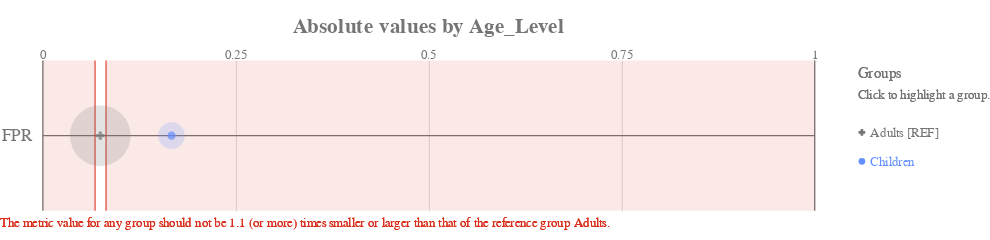

Here is the notebook cell this chart was saved with:
### Code cell
ap.absolute(bdf, metrics, 'Age_Level', fairness_threshold = disparity_tolerance)

### Figure 1 — Vega-Lite specification as saved in the notebook (floating-point values rounded to 4 significant figures)
{"config": {"view": {"continuousWidth": 400, "continuousHeight": 300, "strokeWidth": 0}, "axisLeft": {"labelColor": "rgb(117,117,117)", "labelFont": "Arial", "labelFontSize": 16}, "title": {"align": "center", "baseline": "middle", "color": "rgb(117,117,117)", "font": "Arial", "fontSize": 20, "fontWeight": "bold"}}, "layer": [{"data": {"name": "data-b71d65f846bc74ae5caddb3a096fb136"}, "mark": {"type": "rule", "stroke": "rgb(117,117,117)", "strokeWidth": 1.25, "tooltip": ""}, "encoding": {"x": {"type": "quantitative", "field": "start", "scale": {"domain": [0, 1], "range": [40.0, 760.0]}}, "x2": {"field": "end"}, "y": {"type": "nominal", "axis": {"domain": false, "labelAngle": 0, "labelPadding": -30, "orient": "left", "ticks": false, "title": ""}, "field": "y_position", "scale": {"domain": ["FPR"], "range": [17.5, 157.5]}}}}, {"data": {"name": "data-6cfe259518f6c7b358d8f836a73e6b7f"}, "mark": {"type": "rule", "stroke": "rgb(117,117,117)", "strokeWidth": 1.25, "tooltip": ""}, "encoding": {"x": {"type": "quantitative", "field": "x_position", "scale": {"domain": [0, 1], "range": [40.0, 760.0]}}, "y": {"value": 17.5}, "y2": {"value": 157.5}}}, {"data": {"name": "data-60ed1133fa688d151d36705a369482e0"}, "mark": {"type": "text", "align": "center", "color": "rgb(117,117,117)", "font": "Arial", "fontSize": 12, "fontWeight": "normal", "tooltip": ""}, "encoding": {"text": {"type": "nominal", "field": "value"}, "x": {"type": "quantitative", "field": "value", "scale": {"domain": [0, 1], "range": [40.0, 760.0]}}, "y": {"value": 12.25}}}, {"layer": [{"mark": {"type": "rect", "opacity": 0.8, "stroke": "rgb(217, 46, 28)", "strokeWidth": 1.25, "tooltip": ""}, "encoding": {"x": {"type": "quantitative", "field": "lower_threshold_value", "scale": {"domain": [0, 1], "range": [40.0, 760.0]}}, "x2": {"field": "lower_threshold_value"}, "y": {"type": "nominal", "axis": {"domain": false, "grid": false, "labels": false, "ticks": false, "title": " "}, "field": "metric", "scale": {"domain": ["FPR"], "range": [17.5, 157.5]}}}}, {"mark": {"type": "rect", "opacity": 0.8, "stroke": "rgb(217, 46, 28)", "strokeWidth": 1.25, "tooltip": ""}, "encoding": {"x": {"type": "quantitative", "field": "upper_threshold_value", "scale": {"domain": [0, 1], "range": [40.0, 760.0]}}, "x2": {"field": "upper_threshold_value"}, "y": {"type": "nominal", "axis": {"domain": false, "grid": false, "labels": false, "ticks": false, "title": " "}, "field": "metric", "scale": {"domain": ["FPR"], "range": [17.5, 157.5]}}}}, {"layer": [{"mark": {"type": "rect", "fill": "rgb(217, 46, 28)", "opacity": 0.1, "tooltip": ""}, "encoding": {"x": {"type": "quantitative", "field": "lower_threshold_value", "scale": {"domain": [0, 1], "range": [40.0, 760.0]}}, "x2": {"field": "lower_end"}, "y": {"type": "nominal", "axis": {"domain": false, "grid": false, "labels": false, "ticks": false, "title": " "}, "field": "metric", "scale": {"domain": ["FPR"], "range": [17.5, 157.5]}}}}, {"mark": {"type": "rect", "fill": "rgb(217, 46, 28)", "opacity": 0.1, "tooltip": ""}, "encoding": {"x": {"type": "quantitative", "field": "upper_threshold_value", "scale": {"domain": [0, 1], "range": [40.0, 760.0]}}, "x2": {"field": "upper_end"}, "y": {"type": "nominal", "axis": {"domain": false, "grid": false, "labels": false, "ticks": false, "title": " "}, "field": "metric", "scale": {"domain": ["FPR"], "range": [17.5, 157.5]}}}}]}, {"data": {"name": "data-79dd248bdaa0ea02c535240e8ad022c8"}, "mark": {"type": "text", "align": "left", "baseline": "top", "fill": "rgb(217, 46, 28)", "font": "Arial", "fontSize": 12, "fontWeight": "normal", "tooltip": ""}, "encoding": {"text": {"value": "The metric value for any group should not be 1.1 (or more) times smaller or larger than that of the reference group Adults."}, "x": {"value": 0}, "y": {"value": 163.3}}}], "data": {"name": "data-861b70f66e3c5a3c690022fff5c96252"}}, {"layer": [{"mark": "circle"}, {"data": {"name": "data-e431c55e6c3e08b6cfd69a413db35a12"}, "mark": {"type": "circle", "opacity": 0.2}, "encoding": {"color": {"condition": {"type": "nominal", "field": "attribute_value", "legend": null, "scale": {"domain": ["Adults", "Children"], "range": ["rgb(117,117,117)", "rgb(100, 143, 255)", "rgb(254, 97, 0)", "rgb(220, 38, 127)", "rgb(255, 176, 0)", "rgb(120, 94, 240)"]}, "selection": "selector021"}, "value": "rgb(224,224,224)"}, "size": {"type": "quantitative", "field": "group_size", "legend": null, "scale": {"domain": [0, 224.4], "range": [0, 3848.0]}}, "tooltip": [{"type": "nominal", "field": "attribute_value", "title": "Group"}, {"type": "nominal", "field": "tooltip_group_size", "title": "Group Size"}, {"type": "nominal", "field": "tooltip_disparity_explanation_fpr", "title": "Disparity"}, {"type": "quantitative", "field": "fpr", "format": ".2f", "title": "FPR"}], "x": {"type": "quantitative", "axis": {"domain": false, "labels": false, "ticks": false, "title": null, "values": [0.25, 0.5, 0.75]}, "field": "fpr", "scale": {"domain": [0, 1], "range": [40.0, 760.0]}}, "y": {"type": "nominal", "axis": {"domain": false, "grid": false, "labels": false, "ticks": false, "title": " "}, "field": "metric_variable", "scale": {"domain": ["FPR"], "range": [17.5, 157.5]}}}, "selection": {"selector023": {"type": "multi", "empty": "all", "fields": ["attribute_value"]}}, "transform": [{"calculate": "'FPR'", "as": "metric_variable"}]}, {"layer": [{"mark": "point"}, {"data": {"name": "data-e431c55e6c3e08b6cfd69a413db35a12"}, "mark": {"type": "point", "filled": true, "size": 60}, "encoding": {"color": {"condition": {"type": "nominal", "field": "attribute_value", "legend": null, "scale": {"domain": ["Adults", "Children"], "range": ["rgb(117,117,117)", "rgb(100, 143, 255)", "rgb(254, 97, 0)", "rgb(220, 38, 127)", "rgb(255, 176, 0)", "rgb(120, 94, 240)"]}, "selection": "selector021"}, "value": "rgb(224,224,224)"}, "shape": {"type": "nominal", "field": "attribute_value", "legend": null, "scale": {"domain": ["Adults", "Children"], "range": ["cross", "circle"]}}, "tooltip": [{"type": "nominal", "field": "attribute_value", "title": "Group"}, {"type": "nominal", "field": "tooltip_group_size", "title": "Group Size"}, {"type": "nominal", "field": "tooltip_disparity_explanation_fpr", "title": "Disparity"}, {"type": "quantitative", "field": "fpr", "format": ".2f", "title": "FPR"}], "x": {"type": "quantitative", "axis": {"domain": false, "labels": false, "ticks": false, "title": null, "values": [0.25, 0.5, 0.75]}, "field": "fpr", "scale": {"domain": [0, 1], "range": [40.0, 760.0]}}, "y": {"type": "nominal", "axis": {"domain": false, "grid": false, "labels": false, "ticks": false, "title": " "}, "field": "metric_variable", "scale": {"domain": ["FPR"], "range": [17.5, 157.5]}}}, "selection": {"selector022": {"type": "multi", "empty": "all", "fields": ["attribute_value"]}}, "transform": [{"calculate": "'FPR'", "as": "metric_variable"}]}]}]}, {"layer": [{"mark": {"type": "point", "filled": true, "opacity": 1, "size": 39.48}, "encoding": {"color": {"condition": {"type": "nominal", "field": "attribute_value", "legend": null, "scale": {"domain": ["Adults", "Children"], "range": ["rgb(117,117,117)", "rgb(100, 143, 255)", "rgb(254, 97, 0)", "rgb(220, 38, 127)", "rgb(255, 176, 0)", "rgb(120, 94, 240)"]}, "selection": "selector021"}, "value": "rgb(224,224,224)"}, "shape": {"type": "nominal", "field": "attribute_value", "legend": null, "scale": {"domain": ["Adults", "Children"], "range": ["cross", "circle"]}}, "x": {"value": 804}, "y": {"type": "nominal", "axis": {"domain": false, "grid": false, "labels": false, "ticks": false, "title": " "}, "field": "attribute_value", "scale": {"domain": ["Adults", "Children"], "range": [71, 125]}}}, "selection": {"selector021": {"type": "multi", "empty": "all", "fields": ["attribute_value"]}}}, {"mark": {"type": "text", "align": "left", "baseline": "middle", "font": "Arial", "fontSize": 12, "fontWeight": "normal"}, "encoding": {"color": {"condition": {"type": "nominal", "field": "attribute_value", "legend": null, "scale": {"domain": ["Adults", "Children"], "range": ["rgb(117,117,117)", "rgb(100, 143, 255)", "rgb(254, 97, 0)", "rgb(220, 38, 127)", "rgb(255, 176, 0)", "rgb(120, 94, 240)"]}, "selection": "selector021"}, "value": "rgb(224,224,224)"}, "text": {"type": "nominal", "field": "label"}, "x": {"value": 812}, "y": {"type": "nominal", "axis": {"domain": false, "grid": false, "labels": false, "ticks": false, "title": " "}, "field": "attribute_value", "scale": {"domain": ["Adults", "Children"], "range": [71, 125]}}}, "selection": {"selector024": {"type": "multi", "empty": "all", "fields": ["attribute_value"]}}}, {"data": {"name": "data-79dd248bdaa0ea02c535240e8ad022c8"}, "mark": {"type": "text", "align": "left", "baseline": "middle", "color": "rgb(117,117,117)", "font": "Arial", "fontSize": 12, "fontWeight": "normal"}, "encoding": {"text": {"value": "Click to highlight a group."}, "x": {"value": 800}, "y": {"value": 49}}}, {"data": {"name": "data-79dd248bdaa0ea02c535240e8ad022c8"}, "mark": {"type": "text", "align": "left", "baseline": "middle", "color": "rgb(117,117,117)", "font": "Arial", "fontSize": 14, "fontWeight": "normal"}, "encoding": {"text": {"value": "Groups"}, "x": {"value": 800}, "y": {"value": 30}}}], "data": {"name": "data-5633874912c6de05621e650b4de11111"}}], "height": 175, "padding": {"top": 15, "bottom": 10}, "resolve": {"scale": {"size": "independent", "y": "independent"}}, "title": "Absolute values by Age_Level", "width": 800, "$schema": "https://vega.github.io/schema/vega-lite/v4.8.1.json", "datasets": {"data-b71d65f846bc74ae5caddb3a096fb136": [{"y_position": "FPR", "start": 0, "end": 1}], "data-6cfe259518f6c7b358d8f836a73e6b7f": [{"x_position": 0}, {"x_position": 1}], "data-60ed1133fa688d151d36705a369482e0": [{"value": 0.0}, {"value": 0.25}, {"value": 0.5}, {"value": 0.75}, {"value": 1.0}], "data-861b70f66e3c5a3c690022fff5c96252": [{"lower_end": 0, "upper_end": 1, "lower_threshold_value": 0.06762, "upper_threshold_value": 0.08182, "metric": "FPR"}], "data-79dd248bdaa0ea02c535240e8ad022c8": [{"a": 1, "b": 0}, {"a": 1, "b": 0}], "data-e431c55e6c3e08b6cfd69a413db35a12": [{"attribute_name": "Age_Level", "attribute_value": "Adults", "group_size": 187, "total_entities": 223, "fpr": 0.07438, "fpr_disparity": 1.0, "fpr_disparity_scaled": 0.0, "tooltip_group_size": "187 (83.86%)", "tooltip_disparity_explanation_fpr": "Reference group"}, {"attribute_name": "Age_Level", "attribute_value": "Children", "group_size": 36, "total_entities": 223, "fpr": 0.1667, "fpr_disparity": 2.241, "fpr_disparity_scaled": 1.241, "tooltip_group_size": "36 (16.14%)", "tooltip_disparity_explanation_fpr": "2.24 times larger FPR than the reference group"}], "data-5633874912c6de05621e650b4de11111": [{"attribute_value": "Adults", "label": "Adults [REF]"}, {"attribute_value": "Children", "label": "Children"}]}}
